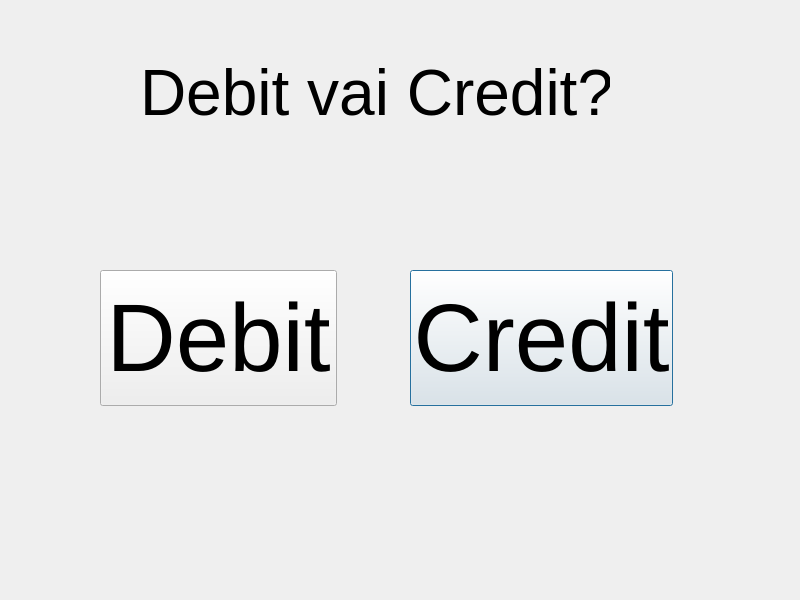
<?xml version="1.0" encoding="UTF-8"?>
<ui version="4.0">
 <class>DebitOrCredit</class>
 <widget class="QDialog" name="DebitOrCredit">
  <property name="geometry">
   <rect>
    <x>0</x>
    <y>0</y>
    <width>800</width>
    <height>600</height>
   </rect>
  </property>
  <property name="windowTitle">
   <string>Dialog</string>
  </property>
  <widget class="QLabel" name="labelDOC">
   <property name="geometry">
    <rect>
     <x>140</x>
     <y>50</y>
     <width>470</width>
     <height>85</height>
    </rect>
   </property>
   <property name="font">
    <font>
     <pointsize>48</pointsize>
    </font>
   </property>
   <property name="text">
    <string>Debit vai Credit?</string>
   </property>
  </widget>
  <widget class="QLabel" name="label">
   <property name="enabled">
    <bool>false</bool>
   </property>
   <property name="geometry">
    <rect>
     <x>440</x>
     <y>310</y>
     <width>16</width>
     <height>16</height>
    </rect>
   </property>
   <property name="font">
    <font>
     <pointsize>1</pointsize>
    </font>
   </property>
   <property name="text">
    <string>TextLabel</string>
   </property>
  </widget>
  <widget class="QPushButton" name="buttonDebit">
   <property name="geometry">
    <rect>
     <x>410</x>
     <y>270</y>
     <width>263</width>
     <height>136</height>
    </rect>
   </property>
   <property name="font">
    <font>
     <pointsize>72</pointsize>
    </font>
   </property>
   <property name="text">
    <string>Credit</string>
   </property>
  </widget>
  <widget class="QPushButton" name="buttonCredit">
   <property name="geometry">
    <rect>
     <x>100</x>
     <y>270</y>
     <width>237</width>
     <height>136</height>
    </rect>
   </property>
   <property name="font">
    <font>
     <pointsize>72</pointsize>
    </font>
   </property>
   <property name="text">
    <string>Debit</string>
   </property>
  </widget>
 </widget>
 <resources/>
 <connections/>
</ui>
